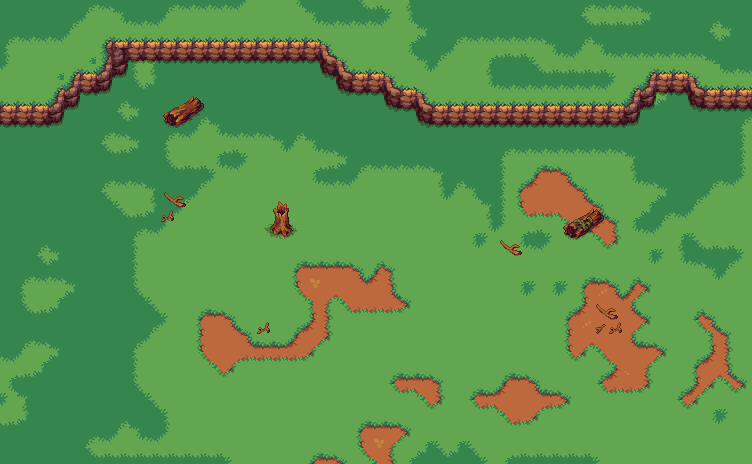

This game map was drawn from its Tiled (.tmx) file and the tilesets committed beside it. A one-line description and the trimmed map source follow:
An orthogonal 47x29 tile map with 16x16 px tiles, 3 tile layers (DirtGrass, Hill, Details), 2 tilesets and 294 objects.

<map version="1.10" tiledversion="1.10.1" orientation="orthogonal" renderorder="right-down" width="47" height="29" tilewidth="16" tileheight="16" infinite="0" nextlayerid="20" nextobjectid="318">
 <tileset firstgid="1" source="BasicLandscape.tsx" />
 <tileset firstgid="2913" source="Decorations1.tsx" />
 <layer id="1" name="DirtGrass" width="47" height="29">
  <data>[1363 cells, 1363 non-empty, 36 distinct tile ids]</data>
 </layer>
 <layer id="11" name="Hill" width="47" height="29">
  <data>[1363 cells, 111 non-empty, 19 distinct tile ids]</data>
 </layer>
 <layer id="19" name="Details" width="47" height="29">
  <data>[1363 cells, 31 non-empty, 25 distinct tile ids]</data>
 </layer>
 <group id="14" name="Bushes">
  <objectgroup id="12" name="Object Layer 9" locked="1">
   <object id="232" gid="3353" x="330.5" y="89.5" width="16" height="16" />
   <object id="251" gid="3353" x="330.5" y="89.5" width="16" height="16" />
   <object id="233" gid="3354" x="346.5" y="89.5" width="16" height="16" />
   <object id="250" gid="3354" x="346.5" y="89.5" width="16" height="16" />
   <object id="234" gid="3355" x="362.5" y="89.5" width="16" height="16" />
   <object id="249" gid="3355" x="362.5" y="89.5" width="16" height="16" />
   <object id="235" gid="3401" x="378.5" y="105.5" width="16" height="16" />
   <object id="248" gid="3401" x="378.5" y="105.5" width="16" height="16" />
   <object id="236" gid="3400" x="362.5" y="105.5" width="16" height="16" />
   <object id="247" gid="3400" x="362.5" y="105.5" width="16" height="16" />
   <object id="237" gid="3399" x="346.5" y="105.5" width="16" height="16" />
   <object id="246" gid="3399" x="346.5" y="105.5" width="16" height="16" />
   <object id="238" gid="3398" x="330.5" y="105.5" width="16" height="16" />
   <object id="245" gid="3398" x="330.5" y="105.5" width="16" height="16" />
   <object id="239" gid="3445" x="362.5" y="121.5" width="16" height="16" />
   <object id="244" gid="3445" x="362.5" y="121.5" width="16" height="16" />
   <object id="240" gid="3446" x="378.5" y="121.5" width="16" height="16" />
   <object id="243" gid="3446" x="378.5" y="121.5" width="16" height="16" />
   <object id="241" gid="3444" x="346.5" y="121.5" width="16" height="16" />
   <object id="242" gid="3444" x="346.5" y="121.5" width="16" height="16" />
  </objectgroup>
  <objectgroup id="15" name="Copy of Object Layer 9">
   <object id="252" gid="3353" x="102.5" y="60.375" width="16" height="16" />
   <object id="253" gid="3353" x="102.5" y="60.375" width="16" height="16" />
   <object id="254" gid="3354" x="118.5" y="60.375" width="16" height="16" />
   <object id="255" gid="3354" x="118.5" y="60.375" width="16" height="16" />
   <object id="256" gid="3355" x="134.5" y="60.375" width="16" height="16" />
   <object id="257" gid="3355" x="134.5" y="60.375" width="16" height="16" />
   <object id="258" gid="3401" x="150.5" y="76.375" width="16" height="16" />
   <object id="259" gid="3401" x="150.5" y="76.375" width="16" height="16" />
   <object id="260" gid="3400" x="134.5" y="76.375" width="16" height="16" />
   <object id="261" gid="3400" x="134.5" y="76.375" width="16" height="16" />
   <object id="262" gid="3399" x="118.5" y="76.375" width="16" height="16" />
   <object id="263" gid="3399" x="118.5" y="76.375" width="16" height="16" />
   <object id="264" gid="3398" x="102.5" y="76.375" width="16" height="16" />
   <object id="265" gid="3398" x="102.5" y="76.375" width="16" height="16" />
   <object id="266" gid="3445" x="134.5" y="92.375" width="16" height="16" />
   <object id="267" gid="3445" x="134.5" y="92.375" width="16" height="16" />
   <object id="268" gid="3446" x="150.5" y="92.375" width="16" height="16" />
   <object id="269" gid="3446" x="150.5" y="92.375" width="16" height="16" />
   <object id="270" gid="3444" x="118.5" y="92.375" width="16" height="16" />
   <object id="271" gid="3444" x="118.5" y="92.375" width="16" height="16" />
  </objectgroup>
  <objectgroup id="18" name="Copy of Copy of Object Layer 9" locked="1">
   <object id="298" gid="3353" x="373.5" y="108.625" width="16" height="16" />
   <object id="299" gid="3353" x="373.5" y="108.625" width="16" height="16" />
   <object id="300" gid="3354" x="389.5" y="108.625" width="16" height="16" />
   <object id="301" gid="3354" x="389.5" y="108.625" width="16" height="16" />
   <object id="302" gid="3355" x="405.5" y="108.625" width="16" height="16" />
   <object id="303" gid="3355" x="405.5" y="108.625" width="16" height="16" />
   <object id="304" gid="3401" x="421.5" y="124.625" width="16" height="16" />
   <object id="305" gid="3401" x="421.5" y="124.625" width="16" height="16" />
   <object id="306" gid="3400" x="405.5" y="124.625" width="16" height="16" />
   <object id="307" gid="3400" x="405.5" y="124.625" width="16" height="16" />
   <object id="308" gid="3399" x="389.5" y="124.625" width="16" height="16" />
   <object id="309" gid="3399" x="389.5" y="124.625" width="16" height="16" />
   <object id="310" gid="3398" x="373.5" y="124.625" width="16" height="16" />
   <object id="311" gid="3398" x="373.5" y="124.625" width="16" height="16" />
   <object id="312" gid="3445" x="405.5" y="140.625" width="16" height="16" />
   <object id="313" gid="3445" x="405.5" y="140.625" width="16" height="16" />
   <object id="314" gid="3446" x="421.5" y="140.625" width="16" height="16" />
   <object id="315" gid="3446" x="421.5" y="140.625" width="16" height="16" />
   <object id="316" gid="3444" x="389.5" y="140.625" width="16" height="16" />
   <object id="317" gid="3444" x="389.5" y="140.625" width="16" height="16" />
  </objectgroup>
  <objectgroup id="16" name="Copy of Copy of Object Layer 9" locked="1">
   <object id="272" gid="3353" x="640.015" y="89.2311" width="16" height="16" />
   <object id="273" gid="3353" x="640.015" y="89.2311" width="16" height="16" />
   <object id="274" gid="3354" x="656.015" y="89.2311" width="16" height="16" />
   <object id="275" gid="3354" x="656.015" y="89.2311" width="16" height="16" />
   <object id="276" gid="3355" x="672.015" y="89.2311" width="16" height="16" />
   <object id="277" gid="3355" x="672.015" y="89.2311" width="16" height="16" />
   <object id="278" gid="3401" x="688.015" y="105.231" width="16" height="16" />
   <object id="279" gid="3401" x="688.015" y="105.231" width="16" height="16" />
   <object id="280" gid="3400" x="672.015" y="105.231" width="16" height="16" />
   <object id="281" gid="3400" x="672.015" y="105.231" width="16" height="16" />
   <object id="282" gid="3399" x="656.015" y="105.231" width="16" height="16" />
   <object id="283" gid="3399" x="656.015" y="105.231" width="16" height="16" />
   </objectgroup>
  <objectgroup id="17" name="Object Layer 12" locked="1">
   <!-- 214 objects omitted --></objectgroup>
 </group>
 <group id="10" name="Trees" visible="0" locked="1">
  <objectgroup id="2" name="Object Layer 1" locked="1">
   <!-- 208 objects omitted --></objectgroup>
  <objectgroup id="3" name="Copy of Object Layer 1" locked="1">
   <!-- 195 objects omitted --></objectgroup>
  <objectgroup id="4" name="Copy of Copy of Object Layer 1" locked="1">
   <!-- 182 objects omitted --></objectgroup>
  <objectgroup id="6" name="Copy of Copy of Copy of Object Layer 1" locked="1">
   <!-- 169 objects omitted --></objectgroup>
  <objectgroup id="5" name="Copy of Copy of Copy of Object Layer 1" locked="1">
   <!-- 156 objects omitted --></objectgroup>
  <objectgroup id="8" name="Copy of Copy of Copy of Copy of Object Layer 1" locked="1">
   <!-- 143 objects omitted --></objectgroup>
  <objectgroup id="9" name="Copy of Copy of Copy of Copy of Copy of Object Layer 1" locked="1">
   <!-- 26 objects omitted --></objectgroup>
  <objectgroup id="7" name="Copy of Copy of Copy of Copy of Object Layer 1">
   <!-- 13 objects omitted --></objectgroup>
 </group>
</map>
<!-- 222 of 294 objects omitted -->
